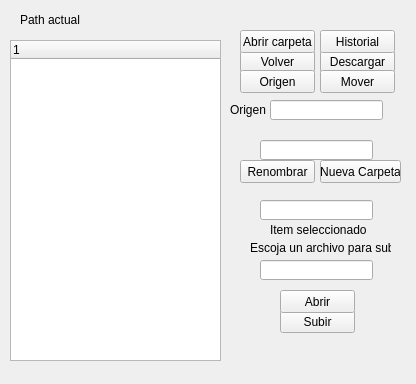
<?xml version="1.0" encoding="UTF-8"?>
<ui version="4.0">
 <class>main</class>
 <widget class="QWidget" name="main">
  <property name="geometry">
   <rect>
    <x>0</x>
    <y>0</y>
    <width>416</width>
    <height>384</height>
   </rect>
  </property>
  <property name="windowTitle">
   <string>Form</string>
  </property>
  <widget class="QPushButton" name="downloadButton">
   <property name="geometry">
    <rect>
     <x>320</x>
     <y>50</y>
     <width>75</width>
     <height>23</height>
    </rect>
   </property>
   <property name="text">
    <string>Descargar</string>
   </property>
  </widget>
  <widget class="QLineEdit" name="fileroot">
   <property name="geometry">
    <rect>
     <x>260</x>
     <y>260</y>
     <width>113</width>
     <height>20</height>
    </rect>
   </property>
  </widget>
  <widget class="QLabel" name="label_2">
   <property name="geometry">
    <rect>
     <x>250</x>
     <y>240</y>
     <width>141</width>
     <height>16</height>
    </rect>
   </property>
   <property name="text">
    <string>Escoja un archivo para subir</string>
   </property>
  </widget>
  <widget class="QPushButton" name="uploadButton">
   <property name="geometry">
    <rect>
     <x>280</x>
     <y>310</y>
     <width>75</width>
     <height>23</height>
    </rect>
   </property>
   <property name="text">
    <string>Subir</string>
   </property>
  </widget>
  <widget class="QPushButton" name="chooseButton">
   <property name="geometry">
    <rect>
     <x>280</x>
     <y>290</y>
     <width>75</width>
     <height>23</height>
    </rect>
   </property>
   <property name="text">
    <string>Abrir</string>
   </property>
  </widget>
  <widget class="QPushButton" name="historyButton">
   <property name="geometry">
    <rect>
     <x>320</x>
     <y>30</y>
     <width>75</width>
     <height>23</height>
    </rect>
   </property>
   <property name="text">
    <string>Historial</string>
   </property>
  </widget>
  <widget class="QPushButton" name="renameButton">
   <property name="geometry">
    <rect>
     <x>240</x>
     <y>160</y>
     <width>75</width>
     <height>23</height>
    </rect>
   </property>
   <property name="text">
    <string>Renombrar</string>
   </property>
  </widget>
  <widget class="QPushButton" name="moveButton">
   <property name="geometry">
    <rect>
     <x>320</x>
     <y>70</y>
     <width>75</width>
     <height>23</height>
    </rect>
   </property>
   <property name="text">
    <string>Mover</string>
   </property>
  </widget>
  <widget class="QLineEdit" name="label3">
   <property name="geometry">
    <rect>
     <x>260</x>
     <y>200</y>
     <width>113</width>
     <height>20</height>
    </rect>
   </property>
  </widget>
  <widget class="QPushButton" name="returnbutton">
   <property name="geometry">
    <rect>
     <x>240</x>
     <y>50</y>
     <width>75</width>
     <height>23</height>
    </rect>
   </property>
   <property name="text">
    <string>Volver</string>
   </property>
  </widget>
  <widget class="QLabel" name="label_3">
   <property name="geometry">
    <rect>
     <x>270</x>
     <y>220</y>
     <width>111</width>
     <height>20</height>
    </rect>
   </property>
   <property name="text">
    <string>Item seleccionado</string>
   </property>
  </widget>
  <widget class="QLabel" name="label">
   <property name="geometry">
    <rect>
     <x>20</x>
     <y>10</y>
     <width>61</width>
     <height>20</height>
    </rect>
   </property>
   <property name="text">
    <string>Path actual: </string>
   </property>
  </widget>
  <widget class="QLabel" name="pathlabel">
   <property name="geometry">
    <rect>
     <x>80</x>
     <y>10</y>
     <width>61</width>
     <height>20</height>
    </rect>
   </property>
   <property name="text">
    <string/>
   </property>
  </widget>
  <widget class="QPushButton" name="openButton">
   <property name="geometry">
    <rect>
     <x>240</x>
     <y>30</y>
     <width>75</width>
     <height>23</height>
    </rect>
   </property>
   <property name="text">
    <string>Abrir carpeta</string>
   </property>
  </widget>
  <widget class="QLineEdit" name="newname">
   <property name="geometry">
    <rect>
     <x>260</x>
     <y>140</y>
     <width>113</width>
     <height>20</height>
    </rect>
   </property>
  </widget>
  <widget class="QTreeWidget" name="treeView">
   <property name="geometry">
    <rect>
     <x>10</x>
     <y>40</y>
     <width>211</width>
     <height>321</height>
    </rect>
   </property>
   <property name="editTriggers">
    <set>QAbstractItemView::DoubleClicked|QAbstractItemView::EditKeyPressed|QAbstractItemView::SelectedClicked</set>
   </property>
   <property name="selectionBehavior">
    <enum>QAbstractItemView::SelectItems</enum>
   </property>
   <column>
    <property name="text">
     <string notr="true">1</string>
    </property>
   </column>
  </widget>
  <widget class="QPushButton" name="newfolderButton">
   <property name="geometry">
    <rect>
     <x>320</x>
     <y>160</y>
     <width>81</width>
     <height>23</height>
    </rect>
   </property>
   <property name="text">
    <string>Nueva Carpeta</string>
   </property>
  </widget>
  <widget class="QLineEdit" name="origin">
   <property name="geometry">
    <rect>
     <x>270</x>
     <y>100</y>
     <width>113</width>
     <height>20</height>
    </rect>
   </property>
  </widget>
  <widget class="QPushButton" name="originButton">
   <property name="geometry">
    <rect>
     <x>240</x>
     <y>70</y>
     <width>75</width>
     <height>23</height>
    </rect>
   </property>
   <property name="text">
    <string>Origen</string>
   </property>
  </widget>
  <widget class="QLabel" name="label_4">
   <property name="geometry">
    <rect>
     <x>230</x>
     <y>100</y>
     <width>111</width>
     <height>20</height>
    </rect>
   </property>
   <property name="text">
    <string>Origen</string>
   </property>
  </widget>
 </widget>
 <resources/>
 <connections/>
</ui>
